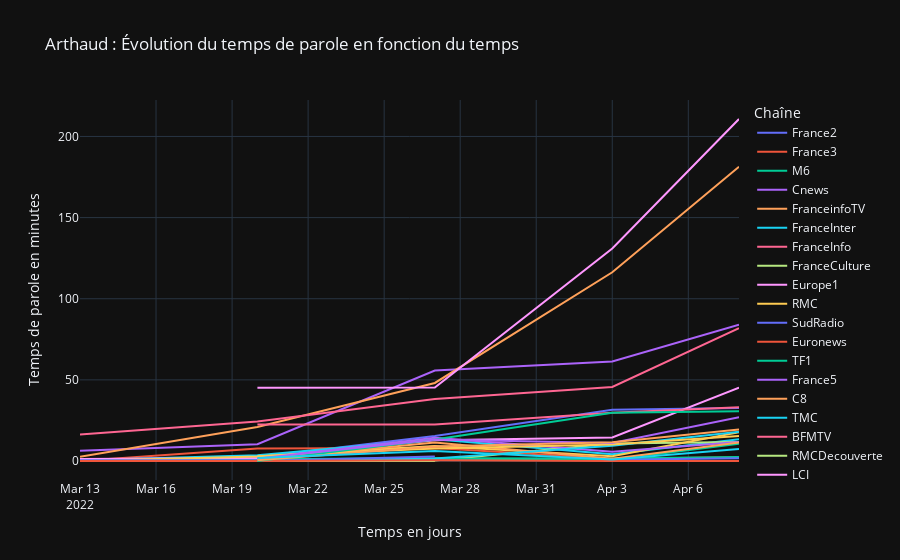

Source (notebook cell):
### Code cell
px.line(df_arthaud, x='Période', y="Somme", color='Chaîne', labels={
    "Période": "Temps en jours",
    "Somme": "Temps de parole en minutes",
    "Chaîne": "Chaîne"
}, title="Arthaud : Évolution du temps de parole en fonction du temps")

### Figure 1 — Plotly figure (JSON) as saved in the notebook; plotly's stock layout.template omitted (floating-point values rounded to 4 significant figures)
{"data": [{"hovertemplate": "Chaîne=France2<br>Temps en jours=%{x}<br>Temps de parole en minutes=%{y}<extra></extra>", "legendgroup": "France2", "line": {"color": "#636efa", "dash": "solid"}, "marker": {"symbol": "circle"}, "mode": "lines", "name": "France2", "orientation": "v", "showlegend": true, "x": ["2022-03-13T00:00:00", "2022-03-20T00:00:00", "2022-03-27T00:00:00", "2022-04-03T00:00:00", "2022-04-08T00:00:00"], "xaxis": "x", "y": [0.0, 2.267, 15.47, 31.62, 32.73], "yaxis": "y", "type": "scatter"}, {"hovertemplate": "Chaîne=France3<br>Temps en jours=%{x}<br>Temps de parole en minutes=%{y}<extra></extra>", "legendgroup": "France3", "line": {"color": "#EF553B", "dash": "solid"}, "marker": {"symbol": "circle"}, "mode": "lines", "name": "France3", "orientation": "v", "showlegend": true, "x": ["2022-03-13T00:00:00", "2022-03-20T00:00:00", "2022-03-27T00:00:00", "2022-04-03T00:00:00", "2022-04-08T00:00:00"], "xaxis": "x", "y": [0.0, 7.733, 8.083, 1.4, 2.383], "yaxis": "y", "type": "scatter"}, {"hovertemplate": "Chaîne=M6<br>Temps en jours=%{x}<br>Temps de parole en minutes=%{y}<extra></extra>", "legendgroup": "M6", "line": {"color": "#00cc96", "dash": "solid"}, "marker": {"symbol": "circle"}, "mode": "lines", "name": "M6", "orientation": "v", "showlegend": true, "x": ["2022-03-13T00:00:00", "2022-03-20T00:00:00", "2022-03-27T00:00:00", "2022-04-03T00:00:00", "2022-04-08T00:00:00"], "xaxis": "x", "y": [1.15, 1.15, 1.65, 1.467, 2.483], "yaxis": "y", "type": "scatter"}, {"hovertemplate": "Chaîne=Cnews<br>Temps en jours=%{x}<br>Temps de parole en minutes=%{y}<extra></extra>", "legendgroup": "Cnews", "line": {"color": "#ab63fa", "dash": "solid"}, "marker": {"symbol": "circle"}, "mode": "lines", "name": "Cnews", "orientation": "v", "showlegend": true, "x": ["2022-03-13T00:00:00", "2022-03-20T00:00:00", "2022-03-27T00:00:00", "2022-04-03T00:00:00", "2022-04-08T00:00:00"], "xaxis": "x", "y": [6.267, 10.38, 55.75, 61.38, 83.97], "yaxis": "y", "type": "scatter"}, {"hovertemplate": "Chaîne=FranceinfoTV<br>Temps en jours=%{x}<br>Temps de parole en minutes=%{y}<extra></extra>", "legendgroup": "FranceinfoTV", "line": {"color": "#FFA15A", "dash": "solid"}, "marker": {"symbol": "circle"}, "mode": "lines", "name": "FranceinfoTV", "orientation": "v", "showlegend": true, "x": ["2022-03-13T00:00:00", "2022-03-20T00:00:00", "2022-03-27T00:00:00", "2022-04-03T00:00:00", "2022-04-08T00:00:00"], "xaxis": "x", "y": [2.567, 20.93, 48.1, 116.3, 181.4], "yaxis": "y", "type": "scatter"}, {"hovertemplate": "Chaîne=FranceInter<br>Temps en jours=%{x}<br>Temps de parole en minutes=%{y}<extra></extra>", "legendgroup": "FranceInter", "line": {"color": "#19d3f3", "dash": "solid"}, "marker": {"symbol": "circle"}, "mode": "lines", "name": "FranceInter", "orientation": "v", "showlegend": true, "x": ["2022-03-13T00:00:00", "2022-03-20T00:00:00", "2022-03-27T00:00:00", "2022-04-03T00:00:00", "2022-04-08T00:00:00"], "xaxis": "x", "y": [0.5333, 3.6, 13.33, 4.183, 13.42], "yaxis": "y", "type": "scatter"}, {"hovertemplate": "Chaîne=FranceInfo<br>Temps en jours=%{x}<br>Temps de parole en minutes=%{y}<extra></extra>", "legendgroup": "FranceInfo", "line": {"color": "#FF6692", "dash": "solid"}, "marker": {"symbol": "circle"}, "mode": "lines", "name": "FranceInfo", "orientation": "v", "showlegend": true, "x": ["2022-03-13T00:00:00", "2022-03-20T00:00:00", "2022-03-27T00:00:00", "2022-04-03T00:00:00", "2022-04-08T00:00:00"], "xaxis": "x", "y": [16.35, 24.33, 38.17, 45.63, 81.83], "yaxis": "y", "type": "scatter"}, {"hovertemplate": "Chaîne=FranceCulture<br>Temps en jours=%{x}<br>Temps de parole en minutes=%{y}<extra></extra>", "legendgroup": "FranceCulture", "line": {"color": "#B6E880", "dash": "solid"}, "marker": {"symbol": "circle"}, "mode": "lines", "name": "FranceCulture", "orientation": "v", "showlegend": true, "x": ["2022-03-13T00:00:00", "2022-03-20T00:00:00", "2022-03-27T00:00:00", "2022-04-03T00:00:00", "2022-04-08T00:00:00"], "xaxis": "x", "y": [0.0, 0.2167, 0.35, 10.82, 11.73], "yaxis": "y", "type": "scatter"}, {"hovertemplate": "Chaîne=Europe1<br>Temps en jours=%{x}<br>Temps de parole en minutes=%{y}<extra></extra>", "legendgroup": "Europe1", "line": {"color": "#FF97FF", "dash": "solid"}, "marker": {"symbol": "circle"}, "mode": "lines", "name": "Europe1", "orientation": "v", "showlegend": true, "x": ["2022-03-13T00:00:00", "2022-03-20T00:00:00", "2022-03-27T00:00:00", "2022-04-03T00:00:00", "2022-04-08T00:00:00"], "xaxis": "x", "y": [1.2, 1.8, 12.8, 14.5, 45.25], "yaxis": "y", "type": "scatter"}, {"hovertemplate": "Chaîne=RMC<br>Temps en jours=%{x}<br>Temps de parole en minutes=%{y}<extra></extra>", "legendgroup": "RMC", "line": {"color": "#FECB52", "dash": "solid"}, "marker": {"symbol": "circle"}, "mode": "lines", "name": "RMC", "orientation": "v", "showlegend": true, "x": ["2022-03-13T00:00:00", "2022-03-20T00:00:00", "2022-03-27T00:00:00", "2022-04-03T00:00:00", "2022-04-08T00:00:00"], "xaxis": "x", "y": [0.0, 2.75, 9.2, 3.0, 17.7], "yaxis": "y", "type": "scatter"}, {"hovertemplate": "Chaîne=SudRadio<br>Temps en jours=%{x}<br>Temps de parole en minutes=%{y}<extra></extra>", "legendgroup": "SudRadio", "line": {"color": "#636efa", "dash": "solid"}, "marker": {"symbol": "circle"}, "mode": "lines", "name": "SudRadio", "orientation": "v", "showlegend": true, "x": ["2022-03-13T00:00:00", "2022-03-20T00:00:00", "2022-03-27T00:00:00", "2022-04-03T00:00:00", "2022-04-08T00:00:00"], "xaxis": "x", "y": [0.4, 0.4, 0.9333, 0.7667, 1.667], "yaxis": "y", "type": "scatter"}, {"hovertemplate": "Chaîne=Euronews<br>Temps en jours=%{x}<br>Temps de parole en minutes=%{y}<extra></extra>", "legendgroup": "Euronews", "line": {"color": "#EF553B", "dash": "solid"}, "marker": {"symbol": "circle"}, "mode": "lines", "name": "Euronews", "orientation": "v", "showlegend": true, "x": ["2022-03-13T00:00:00", "2022-03-20T00:00:00", "2022-03-27T00:00:00"], "xaxis": "x", "y": [0.0, 0.0, 0.0], "yaxis": "y", "type": "scatter"}, {"hovertemplate": "Chaîne=TF1<br>Temps en jours=%{x}<br>Temps de parole en minutes=%{y}<extra></extra>", "legendgroup": "TF1", "line": {"color": "#00cc96", "dash": "solid"}, "marker": {"symbol": "circle"}, "mode": "lines", "name": "TF1", "orientation": "v", "showlegend": true, "x": ["2022-03-20T00:00:00", "2022-03-27T00:00:00", "2022-04-03T00:00:00", "2022-04-08T00:00:00"], "xaxis": "x", "y": [1.117, 1.617, 0.7333, 10.65], "yaxis": "y", "type": "scatter"}, {"hovertemplate": "Chaîne=France5<br>Temps en jours=%{x}<br>Temps de parole en minutes=%{y}<extra></extra>", "legendgroup": "France5", "line": {"color": "#ab63fa", "dash": "solid"}, "marker": {"symbol": "circle"}, "mode": "lines", "name": "France5", "orientation": "v", "showlegend": true, "x": ["2022-03-20T00:00:00", "2022-03-27T00:00:00", "2022-04-03T00:00:00", "2022-04-08T00:00:00"], "xaxis": "x", "y": [1.467, 14.27, 5.75, 11.77], "yaxis": "y", "type": "scatter"}, {"hovertemplate": "Chaîne=C8<br>Temps en jours=%{x}<br>Temps de parole en minutes=%{y}<extra></extra>", "legendgroup": "C8", "line": {"color": "#FFA15A", "dash": "solid"}, "marker": {"symbol": "circle"}, "mode": "lines", "name": "C8", "orientation": "v", "showlegend": true, "x": ["2022-03-20T00:00:00", "2022-03-27T00:00:00", "2022-04-03T00:00:00", "2022-04-08T00:00:00"], "xaxis": "x", "y": [0.7333, 11.37, 1.333, 11.33], "yaxis": "y", "type": "scatter"}, {"hovertemplate": "Chaîne=TMC<br>Temps en jours=%{x}<br>Temps de parole en minutes=%{y}<extra></extra>", "legendgroup": "TMC", "line": {"color": "#19d3f3", "dash": "solid"}, "marker": {"symbol": "circle"}, "mode": "lines", "name": "TMC", "orientation": "v", "showlegend": true, "x": ["2022-03-20T00:00:00", "2022-03-27T00:00:00", "2022-04-03T00:00:00", "2022-04-08T00:00:00"], "xaxis": "x", "y": [0.0, 1.517, 9.367, 18.02], "yaxis": "y", "type": "scatter"}, {"hovertemplate": "Chaîne=BFMTV<br>Temps en jours=%{x}<br>Temps de parole en minutes=%{y}<extra></extra>", "legendgroup": "BFMTV", "line": {"color": "#FF6692", "dash": "solid"}, "marker": {"symbol": "circle"}, "mode": "lines", "name": "BFMTV", "orientation": "v", "showlegend": true, "x": ["2022-03-20T00:00:00", "2022-03-27T00:00:00", "2022-04-03T00:00:00", "2022-04-08T00:00:00"], "xaxis": "x", "y": [22.43, 22.43, 29.73, 33.12], "yaxis": "y", "type": "scatter"}, {"hovertemplate": "Chaîne=RMCDecouverte<br>Temps en jours=%{x}<br>Temps de parole en minutes=%{y}<extra></extra>", "legendgroup": "RMCDecouverte", "line": {"color": "#B6E880", "dash": "solid"}, "marker": {"symbol": "circle"}, "mode": "lines", "name": "RMCDecouverte", "orientation": "v", "showlegend": true, "x": ["2022-03-20T00:00:00", "2022-03-27T00:00:00"], "xaxis": "x", "y": [0.0, 0.0], "yaxis": "y", "type": "scatter"}, {"hovertemplate": "Chaîne=LCI<br>Temps en jours=%{x}<br>Temps de parole en minutes=%{y}<extra></extra>", "legendgroup": "LCI", "line": {"color": "#FF97FF", "dash": "solid"}, "marker": {"symbol": "circle"}, "mode": "lines", "name": "LCI", "orientation": "v", "showlegend": true, "x": ["2022-03-20T00:00:00", "2022-03-27T00:00:00", "2022-04-03T00:00:00", "2022-04-08T00:00:00"], "xaxis": "x", "y": [45.07, 45.23, 130.9, 210.8], "yaxis": "y", "type": "scatter"}, {"hovertemplate": "Chaîne=RTL<br>Temps en jours=%{x}<br>Temps de parole en minutes=%{y}<extra></extra>", "legendgroup": "RTL", "line": {"color": "#FECB52", "dash": "solid"}, "marker": {"symbol": "circle"}, "mode": "lines", "name": "RTL", "orientation": "v", "showlegend": true, "x": ["2022-03-20T00:00:00", "2022-03-27T00:00:00", "2022-04-03T00:00:00", "2022-04-08T00:00:00"], "xaxis": "x", "y": [3.0, 7.683, 10.1, 15.4], "yaxis": "y", "type": "scatter"}, {"hovertemplate": "Chaîne=BFMBusiness<br>Temps en jours=%{x}<br>Temps de parole en minutes=%{y}<extra></extra>", "legendgroup": "BFMBusiness", "line": {"color": "#636efa", "dash": "solid"}, "marker": {"symbol": "circle"}, "mode": "lines", "name": "BFMBusiness", "orientation": "v", "showlegend": true, "x": ["2022-03-20T00:00:00", "2022-03-27T00:00:00"], "xaxis": "x", "y": [0.0, 2.767], "yaxis": "y", "type": "scatter"}, {"hovertemplate": "Chaîne=RadioClassique<br>Temps en jours=%{x}<br>Temps de parole en minutes=%{y}<extra></extra>", "legendgroup": "RadioClassique", "line": {"color": "#EF553B", "dash": "solid"}, "marker": {"symbol": "circle"}, "mode": "lines", "name": "RadioClassique", "orientation": "v", "showlegend": true, "x": ["2022-03-20T00:00:00", "2022-03-27T00:00:00", "2022-04-03T00:00:00", "2022-04-08T00:00:00"], "xaxis": "x", "y": [0.0, 0.5333, 0.0, 0.0], "yaxis": "y", "type": "scatter"}, {"hovertemplate": "Chaîne=TV5Monde<br>Temps en jours=%{x}<br>Temps de parole en minutes=%{y}<extra></extra>", "legendgroup": "TV5Monde", "line": {"color": "#00cc96", "dash": "solid"}, "marker": {"symbol": "circle"}, "mode": "lines", "name": "TV5Monde", "orientation": "v", "showlegend": true, "x": ["2022-03-20T00:00:00", "2022-03-27T00:00:00", "2022-04-03T00:00:00", "2022-04-08T00:00:00"], "xaxis": "x", "y": [0.0, 13.2, 29.77, 30.62], "yaxis": "y", "type": "scatter"}, {"hovertemplate": "Chaîne=RFI<br>Temps en jours=%{x}<br>Temps de parole en minutes=%{y}<extra></extra>", "legendgroup": "RFI", "line": {"color": "#ab63fa", "dash": "solid"}, "marker": {"symbol": "circle"}, "mode": "lines", "name": "RFI", "orientation": "v", "showlegend": true, "x": ["2022-03-20T00:00:00", "2022-03-27T00:00:00", "2022-04-03T00:00:00", "2022-04-08T00:00:00"], "xaxis": "x", "y": [1.483, 13.32, 11.03, 27.02], "yaxis": "y", "type": "scatter"}, {"hovertemplate": "Chaîne=France24<br>Temps en jours=%{x}<br>Temps de parole en minutes=%{y}<extra></extra>", "legendgroup": "France24", "line": {"color": "#FFA15A", "dash": "solid"}, "marker": {"symbol": "circle"}, "mode": "lines", "name": "France24", "orientation": "v", "showlegend": true, "x": ["2022-03-20T00:00:00", "2022-03-27T00:00:00", "2022-04-03T00:00:00", "2022-04-08T00:00:00"], "xaxis": "x", "y": [0.4167, 8.967, 11.6, 19.43], "yaxis": "y", "type": "scatter"}, {"hovertemplate": "Chaîne=RMC Story<br>Temps en jours=%{x}<br>Temps de parole en minutes=%{y}<extra></extra>", "legendgroup": "RMC Story", "line": {"color": "#19d3f3", "dash": "solid"}, "marker": {"symbol": "circle"}, "mode": "lines", "name": "RMC Story", "orientation": "v", "showlegend": true, "x": ["2022-03-20T00:00:00", "2022-03-27T00:00:00", "2022-04-03T00:00:00", "2022-04-08T00:00:00"], "xaxis": "x", "y": [1.833, 6.133, 0.9333, 7.333], "yaxis": "y", "type": "scatter"}], "layout": {"xaxis": {"anchor": "y", "domain": [0.0, 1.0], "title": {"text": "Temps en jours"}}, "yaxis": {"anchor": "x", "domain": [0.0, 1.0], "title": {"text": "Temps de parole en minutes"}}, "legend": {"title": {"text": "Chaîne"}, "tracegroupgap": 0}, "title": {"text": "Arthaud : Évolution du temps de parole en fonction du temps"}}}
